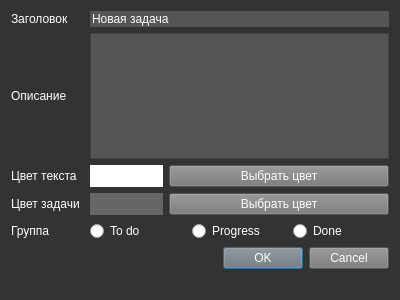
<?xml version="1.0" encoding="UTF-8"?>
<ui version="4.0">
 <class>Dialog</class>
 <widget class="QDialog" name="Dialog">
  <property name="geometry">
   <rect>
    <x>0</x>
    <y>0</y>
    <width>400</width>
    <height>300</height>
   </rect>
  </property>
  <property name="windowTitle">
   <string>Задача</string>
  </property>
  <property name="windowIcon">
   <iconset>
    <normaloff>../img/Без названия.png</normaloff>../img/Без названия.png</iconset>
  </property>
  <property name="styleSheet">
   <string notr="true">QDialog {
	background-color: #333333;
}
</string>
  </property>
  <layout class="QHBoxLayout" name="horizontalLayout">
   <item>
    <layout class="QGridLayout" name="gridLayout">
     <item row="3" column="2" colspan="3">
      <widget class="QPushButton" name="taskColorButton">
       <property name="styleSheet">
        <string notr="true">background-color: #777777;color: #ffffff;
</string>
       </property>
       <property name="text">
        <string>Выбрать цвет</string>
       </property>
      </widget>
     </item>
     <item row="2" column="1">
      <widget class="QWidget" name="widgetColorText" native="true">
       <property name="styleSheet">
        <string notr="true">background-color: #ffffff;</string>
       </property>
      </widget>
     </item>
     <item row="3" column="0">
      <widget class="QLabel" name="label_5">
       <property name="styleSheet">
        <string notr="true">color: #ffffff;</string>
       </property>
       <property name="text">
        <string>Цвет задачи</string>
       </property>
      </widget>
     </item>
     <item row="2" column="0">
      <widget class="QLabel" name="label_3">
       <property name="styleSheet">
        <string notr="true">color: #ffffff;</string>
       </property>
       <property name="text">
        <string>Цвет текста</string>
       </property>
      </widget>
     </item>
     <item row="0" column="0">
      <widget class="QLabel" name="label">
       <property name="styleSheet">
        <string notr="true">color: #ffffff;</string>
       </property>
       <property name="text">
        <string>Заголовок</string>
       </property>
      </widget>
     </item>
     <item row="5" column="0" colspan="5">
      <widget class="QDialogButtonBox" name="buttonBox">
       <property name="styleSheet">
        <string notr="true">background-color: #777777;color: #ffffff;
</string>
       </property>
       <property name="orientation">
        <enum>Qt::Horizontal</enum>
       </property>
       <property name="standardButtons">
        <set>QDialogButtonBox::Cancel|QDialogButtonBox::Ok</set>
       </property>
      </widget>
     </item>
     <item row="1" column="0">
      <widget class="QLabel" name="label_2">
       <property name="styleSheet">
        <string notr="true">color: #ffffff;</string>
       </property>
       <property name="text">
        <string>Описание</string>
       </property>
      </widget>
     </item>
     <item row="6" column="0" colspan="5">
      <widget class="QLabel" name="err_msg">
       <property name="styleSheet">
        <string notr="true">color: #ffffff;</string>
       </property>
       <property name="text">
        <string/>
       </property>
      </widget>
     </item>
     <item row="2" column="2" colspan="3">
      <widget class="QPushButton" name="textColorButton">
       <property name="styleSheet">
        <string notr="true">background-color: #777777;
color: #ffffff;
</string>
       </property>
       <property name="text">
        <string>Выбрать цвет</string>
       </property>
      </widget>
     </item>
     <item row="0" column="1" colspan="4">
      <widget class="QLineEdit" name="header">
       <property name="styleSheet">
        <string notr="true">background-color: #555555;
color: #ffffff;
border: none;</string>
       </property>
       <property name="text">
        <string>Новая задача</string>
       </property>
      </widget>
     </item>
     <item row="1" column="1" colspan="4">
      <widget class="QPlainTextEdit" name="description">
       <property name="styleSheet">
        <string notr="true">background-color: #555555;
color: #ffffff;</string>
       </property>
      </widget>
     </item>
     <item row="3" column="1">
      <widget class="QWidget" name="widgetColorTask" native="true">
       <property name="styleSheet">
        <string notr="true">background-color: #666666;</string>
       </property>
      </widget>
     </item>
     <item row="4" column="0">
      <widget class="QLabel" name="label_6">
       <property name="styleSheet">
        <string notr="true">color: #ffffff;</string>
       </property>
       <property name="text">
        <string>Группа</string>
       </property>
      </widget>
     </item>
     <item row="4" column="1" colspan="4">
      <layout class="QHBoxLayout" name="horizontalLayout_2">
       <item>
        <widget class="QRadioButton" name="todoButton">
         <property name="styleSheet">
          <string notr="true">color: #ffffff;</string>
         </property>
         <property name="text">
          <string>To do</string>
         </property>
        </widget>
       </item>
       <item>
        <widget class="QRadioButton" name="progressButton">
         <property name="styleSheet">
          <string notr="true">color: #ffffff;</string>
         </property>
         <property name="text">
          <string>Progress</string>
         </property>
        </widget>
       </item>
       <item>
        <widget class="QRadioButton" name="doneButton">
         <property name="styleSheet">
          <string notr="true">color: #ffffff;</string>
         </property>
         <property name="text">
          <string>Done</string>
         </property>
        </widget>
       </item>
      </layout>
     </item>
    </layout>
   </item>
  </layout>
 </widget>
 <resources/>
 <connections>
  <connection>
   <sender>buttonBox</sender>
   <signal>accepted()</signal>
   <receiver>Dialog</receiver>
   <slot>accept()</slot>
   <hints>
    <hint type="sourcelabel">
     <x>248</x>
     <y>254</y>
    </hint>
    <hint type="destinationlabel">
     <x>157</x>
     <y>274</y>
    </hint>
   </hints>
  </connection>
  <connection>
   <sender>buttonBox</sender>
   <signal>rejected()</signal>
   <receiver>Dialog</receiver>
   <slot>reject()</slot>
   <hints>
    <hint type="sourcelabel">
     <x>316</x>
     <y>260</y>
    </hint>
    <hint type="destinationlabel">
     <x>286</x>
     <y>274</y>
    </hint>
   </hints>
  </connection>
 </connections>
</ui>
